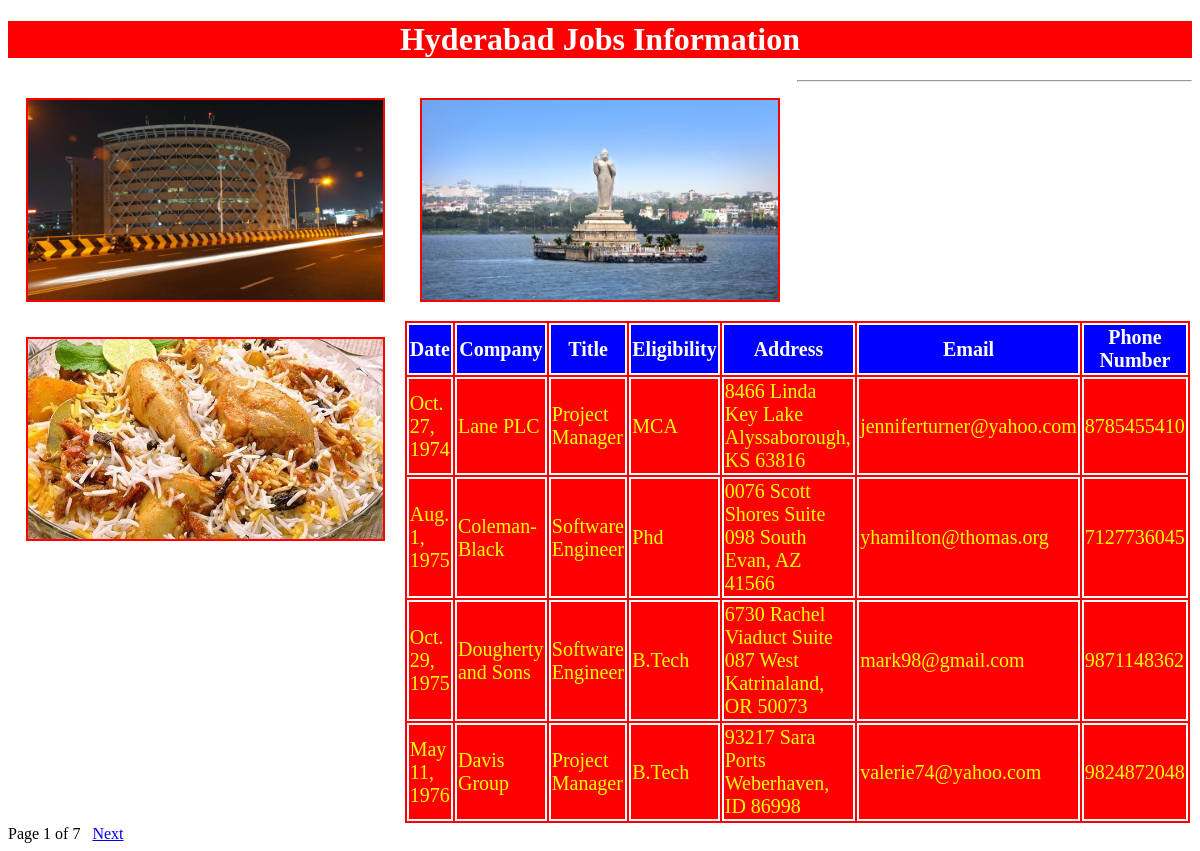
Screenshot of /hydjobs/ with the database file from the repository.
### testapp/models.py (models this page shows)
class hydjobs(models.Model):
    date=models.DateField();
    company=models.CharField(max_length=100);
    title=models.CharField(max_length=100);
    eligibility=models.CharField(max_length=100);
    address=models.CharField(max_length=100);
    email=models.EmailField();
    phonenumber=models.IntegerField()

### testapp/views.py (the view)
# urls.py: url(r'^hydjobs/', views.hydjobs1),
def hydjobs1(request):
    jobs_list=hydjobs.objects.order_by('date')
    paginator=Paginator(jobs_list,4)
    page_number=request.GET.get('page')
    try:
    	jobs_list=paginator.page(page_number)
    except PageNotAnInteger:
    	jobs_list=paginator.page(1)
    except EmptyPage:
    	jobs_list=paginator.page(paginator.num_pages)
    my_dict={'jobs_list':jobs_list}
    return render(request,'testapp/hydjobs.html',context=my_dict)

### templates/testapp/hydjobs.html (shortened to what this page needs)
<!DOCTYPE html>
{%load staticfiles%}
<html lang="en" dir="ltr">
  <head>
    <link rel="stylesheet" href="{% static "css/demo.css" %}">
  </head>
  <body>
    <h1>Hyderabad Jobs Information</h1>
      <img src="{%static "images/hyd2.jpg"%}" alt="">
      <img src="{%static "images/hyd1.jpg"%}" alt="">
      <img src="{%static "images/hyd3.jpg"%}" alt="">
      <hr>
      {% if jobs_list %}
      <table id='tab'>
        <thead>
          <th>Date</th>
          <th>Company</th>
          <th>Title</th>
          <th>Eligibility</th>
          <th>Address</th>
          <th>Email</th>
          <th>Phone Number</th>
        </thead>
        {%for job in jobs_list %}
        <tr>
          <td>{{job.date}}</td>
          <td>{{job.company}}</td>
          <td>{{job.title}}</td>
          <td>{{job.eligibility}}</td>
          <td>{{job.address}}</td>
          <td>{{job.email}}</td>
          <td>{{job.phonenumber}}</td>
        </tr>
        {% endfor %}
      </table>
{%include 'testapp/pagination.html' with page=jobs_list%}
      {%else %}
      <p>No Jobs Found in Hyderabad</p>
    {% endif %}
  </body>
</html>

### templates/testapp/pagination.html (shortened to what this page needs)
<div class="paginator">
  <span>Page {{page.number}} of {{page.paginator.num_pages}}</span>&nbsp&nbsp
  {%if page.has_next%}
    <a href="?page={{page.next_page_number}}">Next</a>
  {%endif%}
</div>

### static/css/demo.css (style rules this page uses)
body { background: url(https://images.unsplash.com/photo-1512665591-75fa7ba868d7?ixlib=rb-0.3.5&ixid=eyJhcHBfaWQiOjEyMDd9&s=9fff1ea450ba4c7242b1bd207630469f&auto=format&fit=crop&w=667&q=80) }
img { height: 200px; width:30%; float:left; margin:1.5%; border:2px solid red; }
h1 { color:white; text-align: center; background:red; }
table,thead,th,tr,td { color:yellow; border:2px solid white; font-size: 20px; margin:auto; background:red; }
thead,th { color:white; border:2px solid white; font-size: 20px; margin:auto; background:blue; }
table tr:nth-of-type(even) { background: #f4c242; }

### rows the page displays
hydjobs: date "Oct. 27, 1974", company "Lane PLC", title "Project Manager", eligibility "MCA", address "8466 Linda Key Lake Alyssaborough, KS 63816", email "jenniferturner@yahoo.com", phonenumber "8785455410"
hydjobs: date "Aug. 1, 1975", company "Coleman-Black", title "Software Engineer", eligibility "Phd", address "0076 Scott Shores Suite 098 South Evan, AZ 41566", email "yhamilton@thomas.org", phonenumber "7127736045"
hydjobs: date "Oct. 29, 1975", company "Dougherty and Sons", title "Software Engineer", eligibility "B.Tech", address "6730 Rachel Viaduct Suite 087 West Katrinaland, OR 50073", email "mark98@gmail.com", phonenumber "9871148362"
hydjobs: date "May 11, 1976", company "Davis Group", title "Project Manager", eligibility "B.Tech", address "93217 Sara Ports Weberhaven, ID 86998", email "valerie74@yahoo.com", phonenumber "9824872048"

### other values shown
{{ page.number }} "1"
{{ page.paginator.num_pages }} "7"
